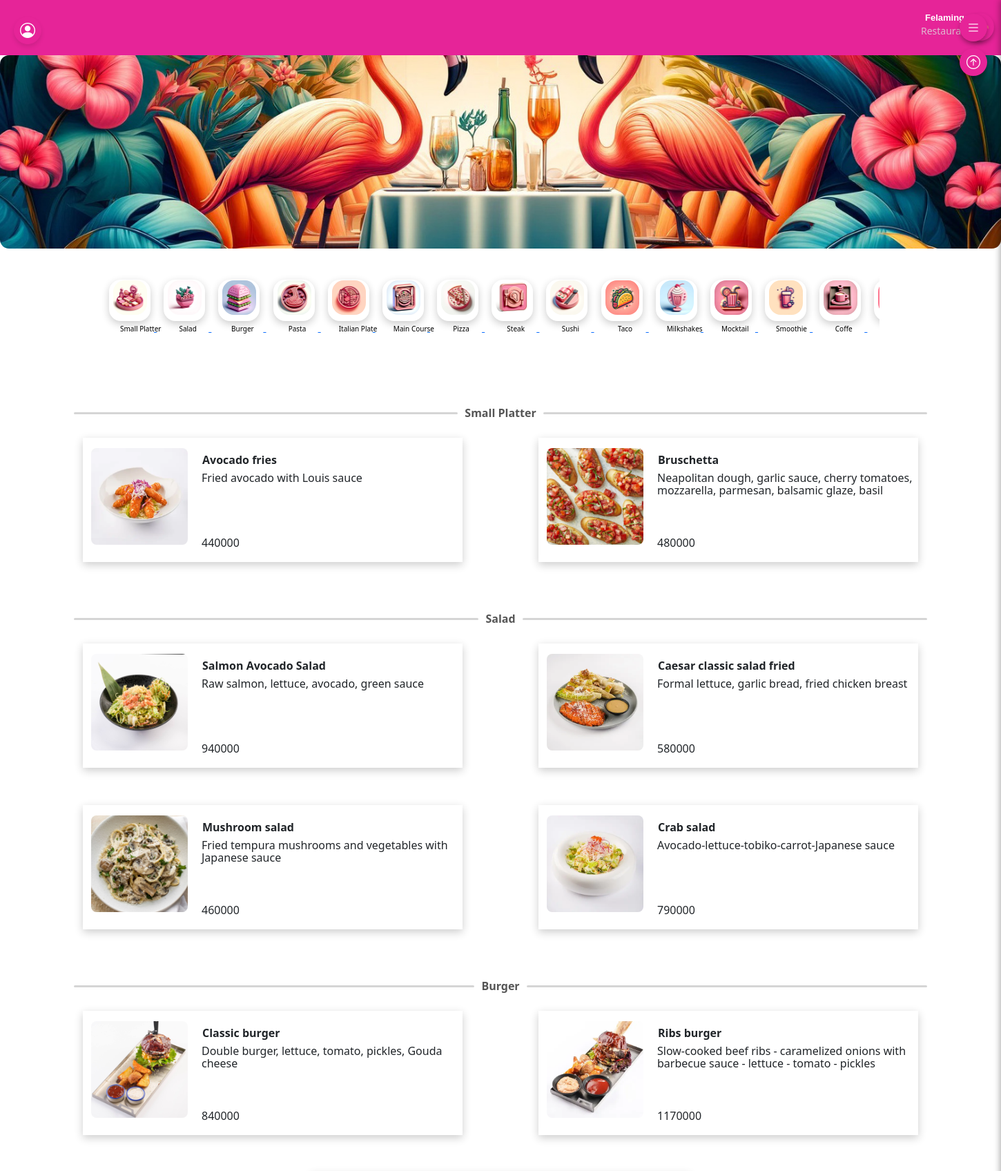
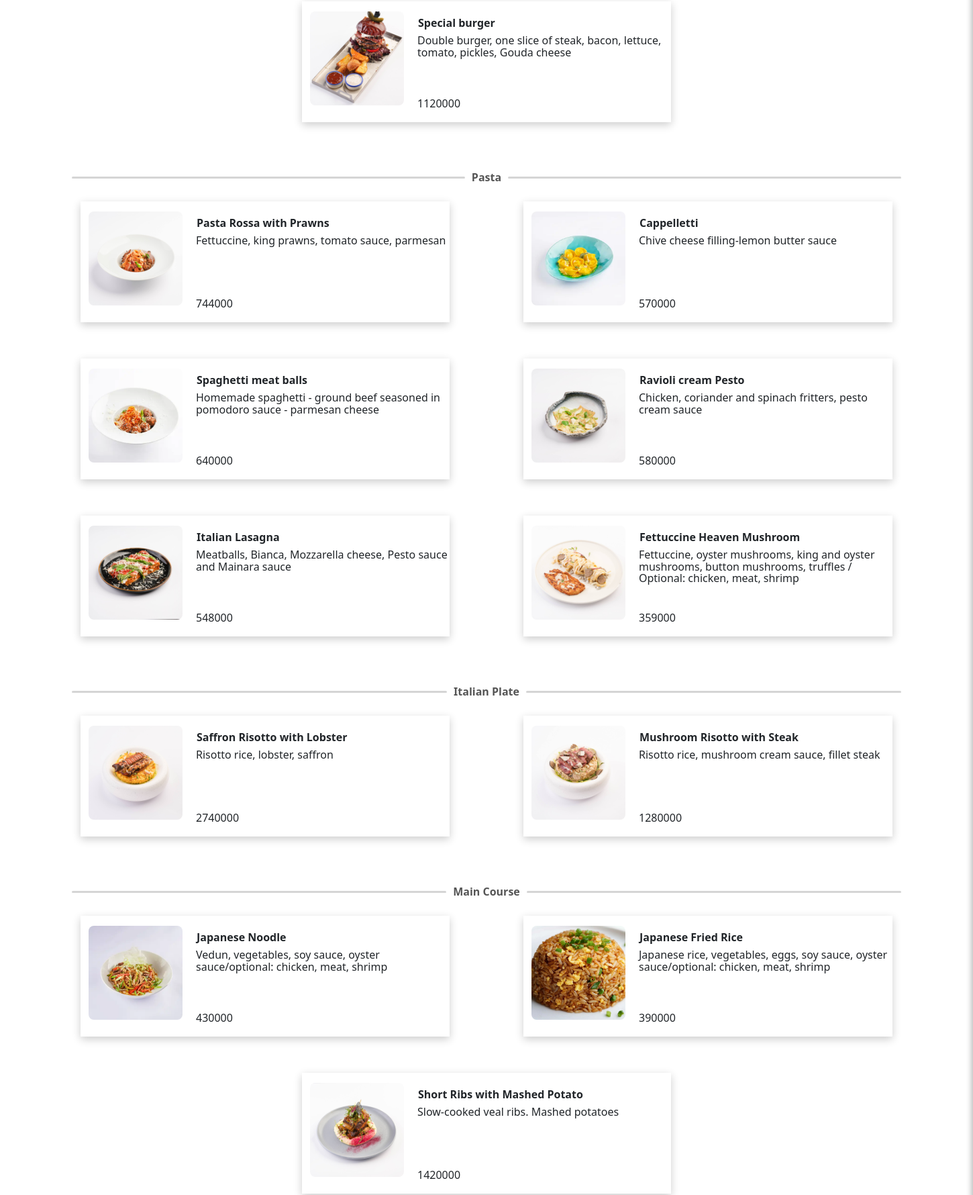
The page / (upper part) on the database its author committed (2 pictures, top to bottom).
### menu/models.py (models this page shows, shortened)
class Category(models.Model):
    name = models.CharField(max_length=100)
    image = models.ImageField(upload_to='categories/', default='categories/default.jpg')

class Product(models.Model):
    name = models.CharField(max_length=100)
    price = models.DecimalField(null=True , blank=True , max_digits=7 , decimal_places=0)
    description = models.TextField(null=True , blank=True)
    available = models.BooleanField(default=True)
    category = models.ForeignKey(Category , on_delete=models.CASCADE , null=True)
    image = models.ImageField(upload_to='product_images/', blank=True, null=True)

### menu/views.py (the view)
# urls.py: path('', views.index, name='index'),
def index(request):
    available_products = Product.objects.filter(available = True)
    categories = Category.objects.all().order_by('-id')
    context = {
        'available_products' : available_products,
        'categories' : categories,
    }
    return render(request ,'menu/index.html' , context)

### menu/templates/menu/index.html (shortened to what this page needs)
{% extends "menu/base.html" %}
{% load static %}
{% block content %}
        <div style="display: flex; flex-wrap: wrap; gap: 10px; justify-content: center; margin-top: 30px; padding-left: 148px; padding-right: 176px; padding-bottom: 40px;">
            <div class="scroolbar">
                {% for category in categories %}
                    <a href="#{{ category.name|slugify }}">
                        <button class="category_items">
                            <img src="{{ category.image.url }}" alt="{{ category.name }}" class="category_images">
                                <p class="category_items_name">
                                    {{ category.name }}
                                </p>
                        </button>
                    </a>
                {% endfor %}
            </div>
        </div>
    <div class="container text-center">
        {% for category in categories %}
                <div style="display: flex; align-items: center; margin: 20px ;">
                    <hr class="hr-style" style="flex: 1; border: none; border-top: 3px solid #5b5b5b; margin: 0 10px; border-radius: 10px;">
                    <span style="white-space: nowrap; font-weight: bold; color: #555;">{{ category.name }}</span>
                    <hr class="hr-style" style="flex: 1; border: none; border-top: 3px solid #5b5b5b; margin: 0 10px; border-radius: 10px;">
                </div>
            <div class="row text-end moosh">
                {% with category.product_set.all as items %}
                    {% for product in items %}
                        {% if forloop.last and not forloop.counter|divisibleby:2 %}
                            <div class="menu_item mt-1 col-5 mx-auto">
                        {% else %}
                            <div class="menu_item mt-1 col-5 mx-auto">
                        {% endif %}
                                {% if product.image %}
                                    <img src="{{ product.image.url }}" alt="{{ product.name }}" class="item-image">
                                {% else %}
                                    <img src="{% static 'images/download.png' %}" alt="default image" class="unavailable-image">
                                {% endif %}
                                <strong class="item-name"> {{ product.name }} </strong>
                                <p class="item-description"> {{ product.description }} </p>
                                <p class="item-price"> {{ product.price }} </p>
                            </div>
                    {% endfor %}
                {% endwith %}
            </div>
        {% endfor %}
    </div>
{% endblock %}

### menu/templates/menu/base.html (shortened to what this page needs)
{% load static %}
<!DOCTYPE html>
<html lang="en">
<head>
    <link href="https://cdn.jsdelivr.net/npm/bootstrap@5.3.3/dist/css/bootstrap.min.css" rel="stylesheet">
    <link href="https://cdn.jsdelivr.net/npm/bootstrap@5.3.5/dist/css/bootstrap.min.css" rel="stylesheet">
    <link rel="stylesheet" href="https://cdn.jsdelivr.net/npm/bootstrap-icons@1.11.3/font/bootstrap-icons.min.css">
</head>
<body class="page-body">
    <header>
        <br>
        <div class="percon_div">
            <a href="{% if user.is_authenticated %}register/{% else %}/login/{% endif %}">
                <i class="bi bi-person-circle percon_color"></i>
            </a>
        </div>
        <div class="felamingi_div">
        </div>
        <h5 class="text_felamingo">Felamingo</h5>
        <p class="text">Restaurant</p>
        <button id="hamburgerBtn" class="bi bi-list hamburger_button"></button>
        <br>
    </header>
    <div class="main_picture_wrapper">
        <img src="{% static 'images/8885b9930acd4459972bc4e73ca7cbbb.jpg' %}" alt="felamingo_background" class="main_picture">
    </div>
<button id="scrollTopBtn" class="bi bi-arrow-up-circle scroll-top-button"></button>
{% block content %}
{% endblock %}
</body>
<br>
<br>
</html>

### rows shown on the page
Category: image (picture), name "Small Platter"
Category: image (picture), name "Salad"
Category: image (picture), name "Burger"
Category: image (picture), name "Pasta"
Category: image (picture), name "Italian Plate"
Category: image (picture), name "Main Course"
Category: image (picture), name "Pizza"
Category: image (picture), name "Steak"
Category: image (picture), name "Sushi"
Category: image (picture), name "Taco"
Category: image (picture), name "Milkshakes"
Category: image (picture), name "Mocktail"
Category: image (picture), name "Smoothie"
Category: image (picture), name "Coffe"
Product: image (picture), name "Avocado fries", description "Fried avocado with Louis sauce", price "440000"
Product: image (picture), name "Bruschetta", description "Neapolitan dough, garlic sauce, cherry tomatoes, mozzarella, parmesan, balsamic glaze, basil", price "480000"
Product: image (picture), name "Salmon Avocado Salad", description "Raw salmon, lettuce, avocado, green sauce", price "940000"
Product: image (picture), name "Caesar classic salad fried", description "Formal lettuce, garlic bread, fried chicken breast", price "580000"
Product: image (picture), name "Mushroom salad", description "Fried tempura mushrooms and vegetables with Japanese sauce", price "460000"
Product: image (picture), name "Crab salad", description "Avocado-lettuce-tobiko-carrot-Japanese sauce", price "790000"
Product: image (picture), name "Classic burger", description "Double burger, lettuce, tomato, pickles, Gouda cheese", price "840000"
Product: image (picture), name "Ribs burger", description "Slow-cooked beef ribs - caramelized onions with barbecue sauce - lettuce - tomato - pickles", price "1170000"
Product: image (picture), name "Special burger", description "Double burger, one slice of steak, bacon, lettuce, tomato, pickles, Gouda cheese", price "1120000"
Product: image (picture), name "Pasta Rossa with Prawns", description "Fettuccine, king prawns, tomato sauce, parmesan", price "744000"
Product: image (picture), name "Cappelletti", description "Chive cheese filling-lemon butter sauce", price "570000"
Product: image (picture), name "Spaghetti meat balls", description "Homemade spaghetti - ground beef seasoned in pomodoro sauce - parmesan cheese", price "640000"
Product: image (picture), name "Ravioli cream Pesto", description "Chicken, coriander and spinach fritters, pesto cream sauce", price "580000"
Product: image (picture), name "Italian Lasagna", description "Meatballs, Bianca, Mozzarella cheese, Pesto sauce and Mainara sauce", price "548000"
Product: image (picture), name "Fettuccine Heaven Mushroom", description "Fettuccine, oyster mushrooms, king and oyster mushrooms, button mushrooms, truffles / Optional: chicken, meat, shrimp", price "359000"
Product: image (picture), name "Saffron Risotto with Lobster", description "Risotto rice, lobster, saffron", price "2740000"
Product: image (picture), name "Mushroom Risotto with Steak", description "Risotto rice, mushroom cream sauce, fillet steak", price "1280000"
Product: image (picture), name "Japanese Noodle", description "Vedun, vegetables, soy sauce, oyster sauce/optional: chicken, meat, shrimp", price "430000"
Product: image (picture), name "Japanese Fried Rice", description "Japanese rice, vegetables, eggs, soy sauce, oyster sauce/optional: chicken, meat, shrimp", price "390000"
Product: image (picture), name "Short Ribs with Mashed Potato", description "Slow-cooked veal ribs. Mashed potatoes", price "1420000"
